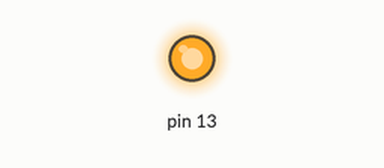
Simulated run of this sketch. Board: Arduino Uno, built with avr-gcc and run on an emulated ATmega328P. Parts: output pins drawn as LEDs (lit = HIGH).

Above: at 0.1 s.
Timing chart, 0 to 1.6 s (numbered marks = the images above):
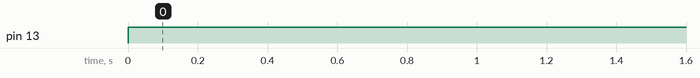

Measured:
- by itself, pin 13: LOW → HIGH at 0.00 s

The sketch:

timer0-normal-pooling.ino
```cpp
/*******************************************************************************
 * Make delay 10 ms with timer 0, normal mode, prescaler 1024, pooling
 * TCNT0 = 256-(0.01s*16000000Hz)/1024 = 156 = 0x64
 *******************************************************************************
 */

void setup()
{
  // PB5 (Arduino digital pin 13) as output
  bitSet(DDRB, 5);
}

void loop()
{
  // Toggle LED on pin 13
  bitSet(PINB, 5);
  // Delay 1s(100*10ms)
  for (int i = 0; i < 100; i++)
    T0Delay();
}

// Delay 10ms
void T0Delay()
{
  // Load initial count value
  TCNT0 = 0x64;
  // Normal mode, prescaler 1024
  TCCR0A = 0;
  TCCR0B = (1 << CS02) | (1 << CS00);
  // Wait until timer 0 overflow
  while (!(TIFR0 & (1 << TOV0)));
  // Stop timer 0
  TCCR0B = 0;
  // Clear time 0 overflow flag
  TIFR0 = (1 << TOV0);
}
```
